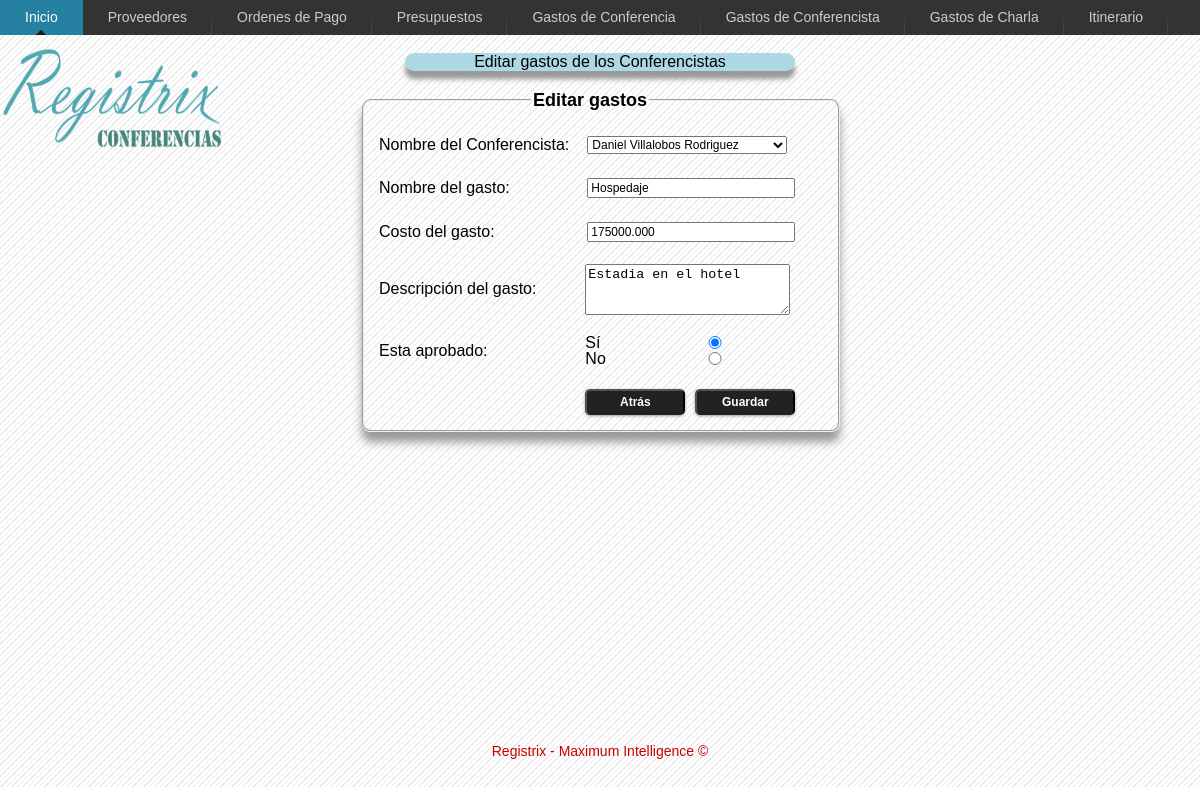
The page /gastosConferencista/editarGastosConferencista.php?id_gasto=7&id_persona=1&idtipogasto=7 on the database its author committed.
### tables this page shows
CREATE TABLE IF NOT EXISTS `ttipo_gasto` (
  `id_tipo_gasto` int(11) NOT NULL AUTO_INCREMENT,
  `nombre_tipo_gasto` char(20) NOT NULL,
  `descripcion_tipo_gasto` text,
  PRIMARY KEY (`id_tipo_gasto`)
);

CREATE TABLE IF NOT EXISTS `tgasto` (
  `id_gasto` int(11) NOT NULL AUTO_INCREMENT,
  `descripcion` text NOT NULL,
  `costo` float(9,3) DEFAULT '0.000',
  `hospedaje_duracion` int(11) DEFAULT '0',
  `hospedaje_lugar` varchar(150) DEFAULT 'N/A',
  `transporte_origen` varchar(150) DEFAULT 'N/A',
  `esta_aprobado` tinyint(1) DEFAULT NULL,
  `id_tipo_gasto` int(11) NOT NULL,
  PRIMARY KEY (`id_gasto`),
  KEY `id_tipo_gasto` (`id_tipo_gasto`)
);

### includes/conexion.php (called while the page is built, shortened)
<?php
class ConectarMySQL {
    public static function conexion() {
        $BaseDatos = "registrix";
        $Servidor = "localhost";
        $Usuario = "root";
        $Clave = "12345";
        @$conexion = mysql_connect($Servidor, $Usuario, $Clave);
        @$seleccionarBase = mysql_select_db($BaseDatos, $conexion);
        return $conexion;
    }
}
?>

### includes/fachadaGastosConferencista.php (called while the page is built, shortened)
<?php
require_once ("conexion.php");
class fachadaGastosConferencista {
    private $consultas;
    public function __construct() {
        $this->consultas = array();
    }
    public function mostrarGastosParaEditar($id_gasto) {
        $sql = "SELECT concat( p.nombre, ' ', p.apellido1, ' ', p.apellido2 ) 'Nombre', p.id_persona, g.costo 'costo',
				g.descripcion 'nombre_gasto', tpg.nombre_tipo_gasto 'Tipo', cg.id_gasto, tpg.descripcion_tipo_gasto 'descripcion',
				g.esta_aprobado, g.id_tipo_gasto
				FROM tpersona p, tpersona_tnivel_persona tp, tnivel_persona n, tgasto g, tconferencista_tgasto cg, ttipo_gasto tpg
				WHERE cg.id_persona = p.id_persona
				AND g.id_gasto = cg.id_gasto
				AND g.id_gasto=$id_gasto
				AND tp.id_nivel_persona =1
				AND n.id_nivel_persona = tp.id_nivel_persona
				AND g.id_tipo_gasto = tpg.id_tipo_gasto";
	$editarGastoParaEditar = mysql_query($sql, ConectarMySQL::conexion());
	while ($resultadoGasto = mysql_fetch_assoc($editarGastoParaEditar)) {
		$this->consultas[] = $resultadoGasto;
	}
	return $this->consultas;
    }
}
?>

### gastosConferencista/editarGastosConferencista.php (the view, shortened to what this page needs)
<?php
require_once("../includes/fachadaGastosConferencista.php");
$editarGastoConferencista = new fachadaGastosConferencista();
$actualizarGastosConferencista = $editarGastoConferencista->mostrarGastosParaEditar($_GET['id_gasto']);
$id_persona = $_GET['id_persona'];
?>
<!DOCTYPE html PUBLIC "-//W3C//DTD HTML 4.01 Transitional//EN" "http://www.w3.org/TR/html4/loose.dtd">
<html>
	<head>
		<link rel="stylesheet" type="text/css" href="../css/registrarGastosConferencista/styles_edit.css" />
	</head>
	<body>
		<?php
		include '..'.DIRECTORY_SEPARATOR.'includes'.DIRECTORY_SEPARATOR.'barra_navegacion_conferencista.php';
		include '..'.DIRECTORY_SEPARATOR.'includes'.DIRECTORY_SEPARATOR.'imagen_registrix.php';
		?>
		<div class="wrapper">
			<div id="wrap">
				<div id="titulo">
					Editar gastos de los Conferencistas
				</div>
				<br>
				<form id="gastos_conferencista" name="gastos_conferencista" method="post" action="editarGastosConferencista.php" onsubmit="return validarRegistroGastosConferencista()">
					<fieldset>
						<legend>Editar gastos</legend>
							<table>
								<tr>
									<td>
									<br />
										Nombre del Conferencista:
									</td>
									<td>
									<br />
										<select name="id_persona" name="id_persona">
											<?php
											$sqlConferencista = "SELECT p.id_persona, concat(p.nombre,' ',p.apellido1,' ',p.apellido2) 'nombre'
																 FROM tpersona p, tpersona_tnivel_persona tp, tnivel_persona n
																 WHERE p.id_persona=tp.id_persona
																 AND tp.id_nivel_persona=1
																 AND n.id_nivel_persona=tp.id_nivel_persona
																 GROUP BY p.id_persona";
											$resConsulta = mysql_query($sqlConferencista, ConectarMySQL::conexion());
											while ($rowConsulta=mysql_fetch_assoc($resConsulta)) {
												$id=$rowConsulta['id_persona'];
												$nombre=$rowConsulta['nombre'];
											?>
											<option value="<?php echo $id ?>" <?php if($id_persona==$id){ echo "selected='selected' ";} ?>><?php echo $nombre ?></option>
											<?php } ?>
										</select>
									</td>
								</tr>
								<tr>
									<td>
									<br />
										Nombre del gasto:
									</td>
									<td>
									<br />
										<input id="nombre_tipo_gasto" type="text" name="nombre_tipo_gasto" size="28" maxlength="28" value="<?php echo $actualizarGastosConferencista[0]["Tipo"]; ?>" />
									</td>
								</tr>
								<tr>
									<td>
									<br />
										Costo del gasto:
									</td>
									<td>
									<br />
									<input id="costo_del_gasto" type="text" name="costo_del_gasto" size="28" maxlength="28" value="<?php echo $actualizarGastosConferencista[0]["costo"]; ?>"/>
									</td>
								</tr>
								<tr>
									<td>
									<br />
										 Descripci&oacute;n del gasto:
									</td>
									<td>
									<br />
										<textarea id="descripcion_tipo_gasto" name="descripcion_tipo_gasto" cols="23" rows="3"><?php echo $actualizarGastosConferencista[0]["descripcion"]; ?></textarea>
									<br />
									</td>
								</tr>
								<tr>
									<td>
									<br />
										Esta aprobado:
									</td>
									<td>
									<br />
										<?php
											if($actualizarGastosConferencista[0]["esta_aprobado"] == "1"){  ?>
												<input id="esta_aprobado" name="esta_aprobado" type="radio" value="1" checked> S&iacute; <br/>
												<input id="esta_aprobado" name="esta_aprobado" type="radio" value="0"> No <br/>
										<?php } else { ?>
												<input id="esta_aprobado" name="esta_aprobado" type="radio" value="1"> S&iacute; <br/>
												<input id="esta_aprobado" name="esta_aprobado" type="radio" value="0" checked> No <br/>
										<?php } ?>
									</td>
								</tr>
								<tr>
									<td>
									<br />
									</td>
									<td>
									<br />
										<input id="volver" type="button" value="Atr&aacute;s" onClick="volverMostrarGastosConferencista();">
										<input id="enviar" type="submit" value="Guardar"/>
									<br />
									</td>
								</tr>
							</table>
					</fieldset>
				</form>
					<div id="registro">
						<table>
							<tr>
								<td>
								</td>
							</tr>
						</table>
					</div>
			</div>
		</div>
		<div class="footer">
			<p>Registrix - Maximum Intelligence &copy;</p>
		</div>
	</body>
</html>

### css/registrarGastosConferencista/styles_edit.css (style rules this page uses)
body { font-family: "Trebuchet MS", Geneva, Arial, Helvetica, sans-serif; background-image: url("../../imagenes/fondo.gif"); }
form { padding:2px; display:block; width:450px; margin-left: 360px; text-align:left; }
legend { font-family: "Trebuchet MS", Geneva, Arial, Helvetica, sans-serif; font-weight: bold; font-size: 18px; border:1px silver; color: black; margin-left: 155px; }
input,select { margin:2px; font-family: "Trebuchet MS", Geneva, Arial, Helvetica, sans-serif; font-size: 12px; display: block; width: 200px; }
fieldset { float: left; width: 100%; display: block; line-height: 1; -moz-border-radius: 9px; -webkit-border-radius: 9px; -moz-box-shadow: 0 10px 10px #999; -webkit-box-shadow: 0 10px 10px #999; }
td { width: 250px; }
#titulo { margin: 0 auto 0 auto; width:390px; color: black; -moz-border-radius: 10px; -webkit-border-radius: 10px; -moz-box-shadow: 0 8px 5px #999; -webkit-box-shadow: 0 8px 5px #999; background-color:lightblue; text-align:center; }
#registro { position: absolute; font-weight: bold; margin: 0px; margin-left: 1087px; font-size: 18px; text-shadow: 0 2px 0 #ccc, 0 2px 0 #c9c9c9, 0 3px 0 #bbb, 0 4px 0 #b9b9b9, 0 5px 0 #aaa, 0 6px 1px rgba(0,0,0,.1), 0 0 5px rgba(0,0,0,.1), 0 1px 3px rgba(0,0,0,.3), 0 3px 5px rgba(0,0,0,.2), 0 5px 10px rgba(0,0,0,.25), 0 10px 10px rgba(0,0,0,.2), 0 20px 20px rgba(0,0,0,.15); }
#enviar { background: #222 repeat-x; display: inline-block; padding: 5px 10px 6px; color: #fff; text-decoration: none; font-weight: bold; line-height: 1; width: 100px; margin-left: 110px; text-align: center; -moz-border-radius: 5px; -webkit-border-radius: 5px; -moz-box-shadow: 0 1px 3px #999; -webkit-box-shadow: 0 1px 3px #999; text-shadow: 0 -1px 1px #222; border-bottom: 1px solid #222; position: relative; cursor: pointer; }
#volver { background: #222 repeat-x; display: inline-block; padding: 5px 10px 6px; color: #fff; text-decoration: none; font-weight: bold; line-height: 1; width: 100px; margin-left: 0px; text-align: center; -moz-border-radius: 5px; -webkit-border-radius: 5px; -moz-box-shadow: 0 1px 3px #999; -webkit-box-shadow: 0 1px 3px #999; text-shadow: 0 -1px 1px #222; border-bottom: 1px solid #222; position: absolute; cursor: pointer; }
#esta_aprobado { position: absolute; margin:1px; margin-left: 30px; }
* { margin: 0; }
html, body { height: 97%; }
.wrapper { min-height: 97%; height: auto !important; height: 97%; margin: 0 auto -4em; }
.footer, .push { height: 4em; }
.footer p { margin:0 auto 0 auto; text-align: center; line-height: 65px; color: #C00; font-size: 14px; }
.footer, .push { clear: both; }
#wrap { margin:0 auto 0 auto; width:1200px; }

### rows shown on the page
ttipo_gasto: nombre_tipo_gasto "Hospedaje", descripcion_tipo_gasto "Estadia en el hotel"
tgasto: costo_del_gasto "175000.000"

### other values the page prints
form field id_persona "Daniel Villalobos Rodriguez"
